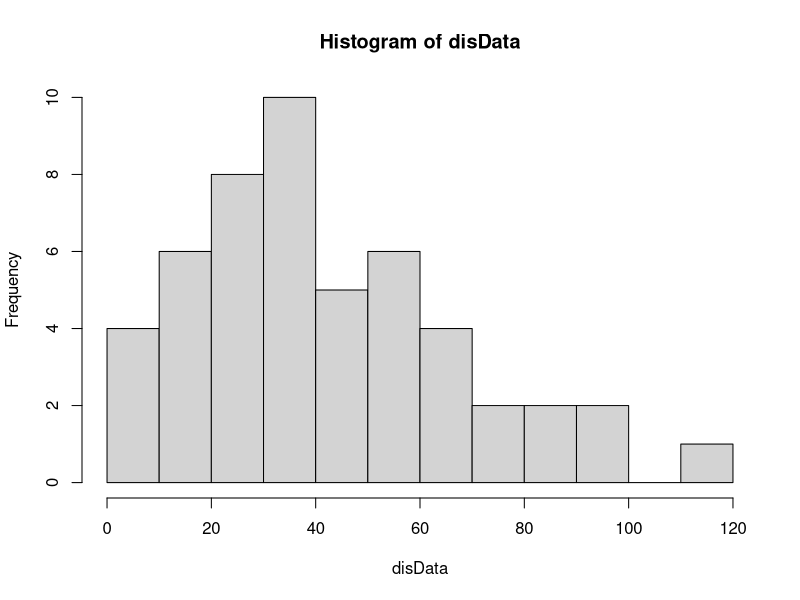
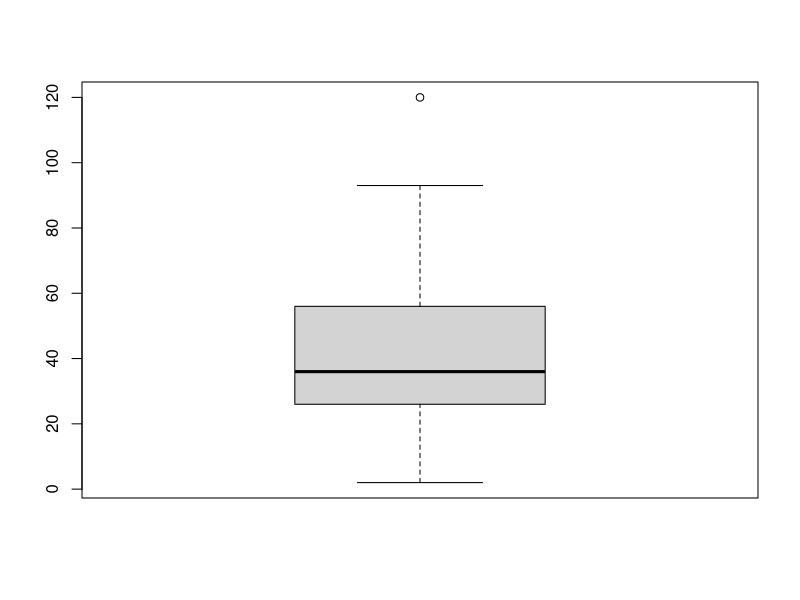

Reproduce these figures in R, in order.
# ===============================================
# Check Outlier data
# : meaning of out of range data
# Use internal data "cars"
# columns : speed, dist
# ===============================================
# (1) structure & characteristic of data
str(cars)

# (2) dist data
disData <- cars$dist; disData

# (3) statistic about dist data
mean(disData)
median(disData)
min(disData)
max(disData)

hist(disData, breaks = seq(0, 120, by = 10))

# (4) check outlier >> quantile
Q <- quantile(disData, probs = seq(0, 1, 0.25), na.rm = F); Q

# IQR normal data interval
iqr <- IQR(disData); iqr
lout <- Q[2] - (1.5 * iqr); lout
uout <- Q[4] + (1.5 * iqr); uout

boxplot(disData)

# select data except outlier
sum(disData > lout)
sum(disData < uout)